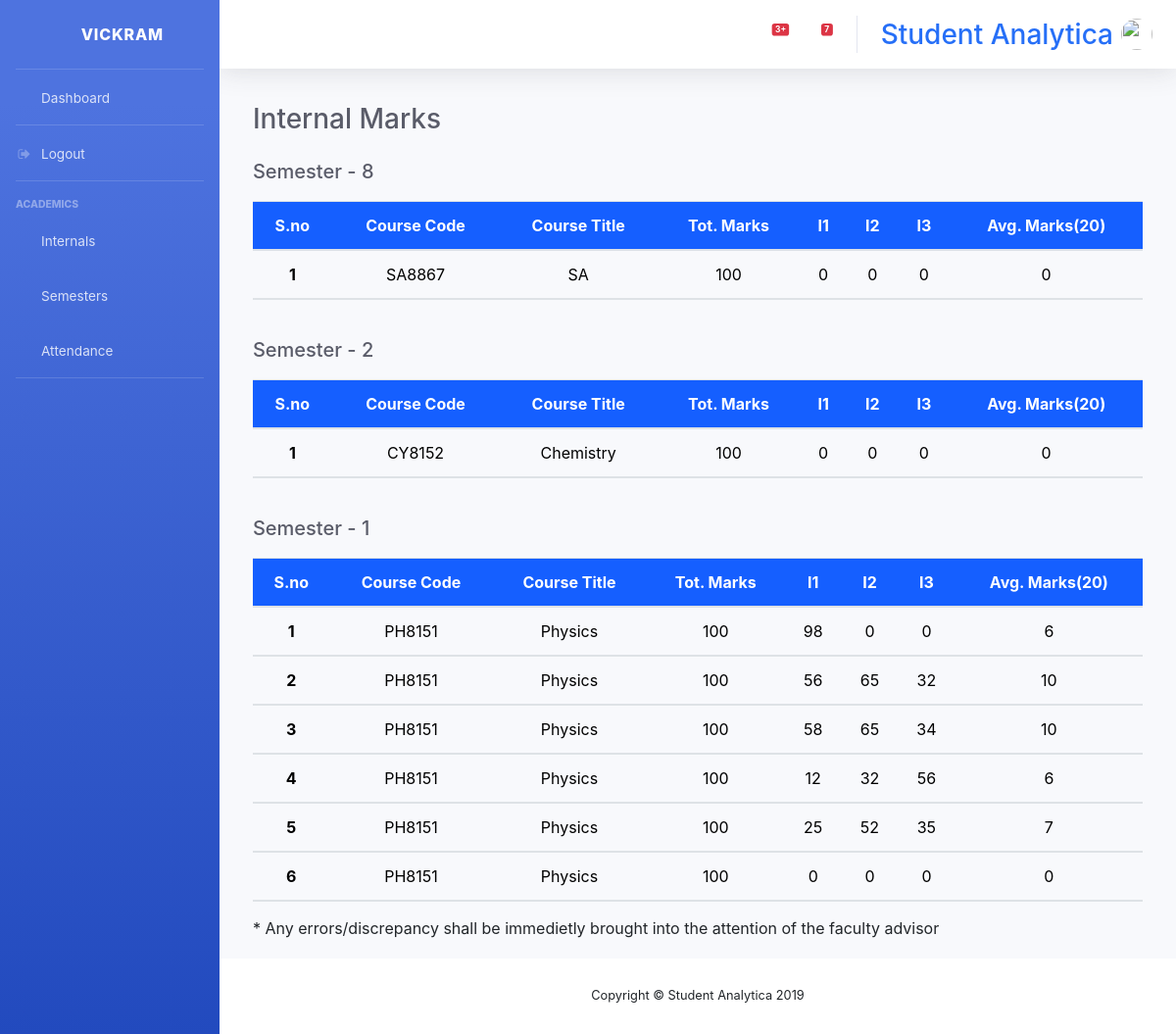
The app's page /academics/internals/ (signed in), older data.
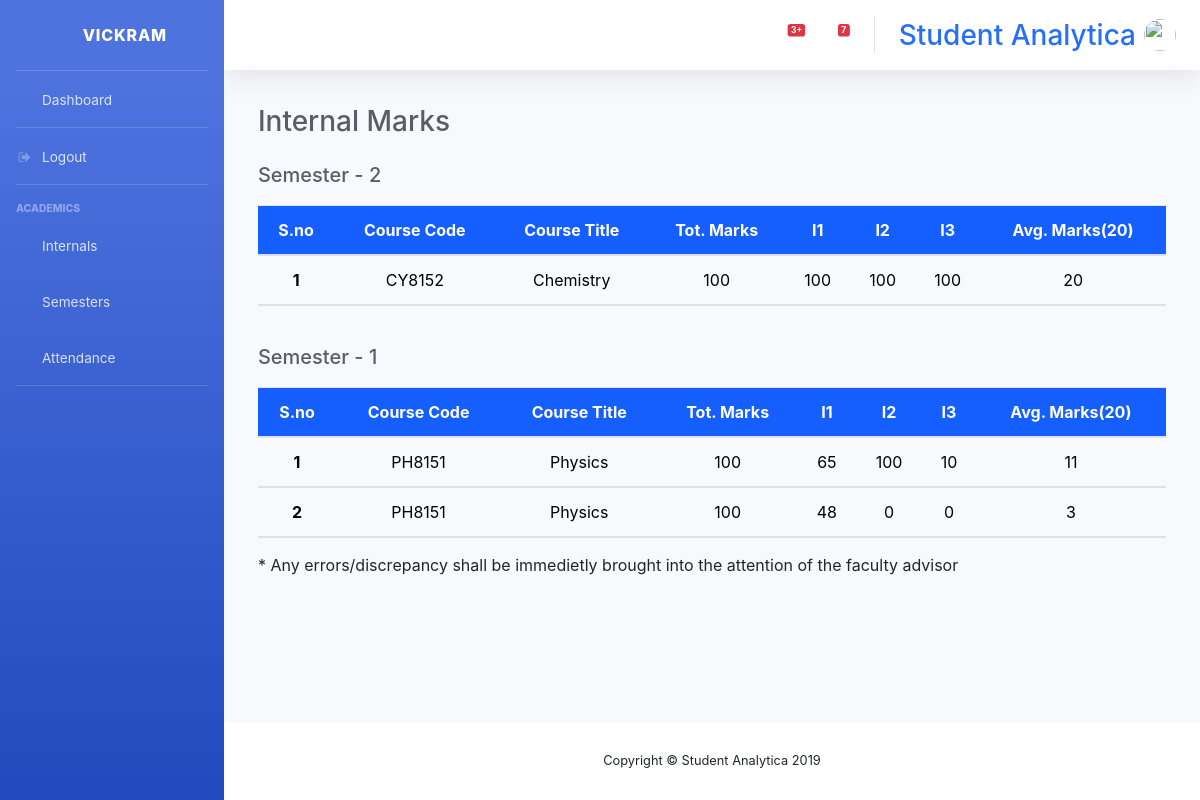
The same page, newer data.
### console/models.py (models this page shows, shortened)
class Internal(models.Model):
    student = models.ForeignKey(User, on_delete=models.CASCADE)
    subject = models.ForeignKey(Subject, on_delete=models.CASCADE)
    marks1 = models.IntegerField(default=0)
    marks2 = models.IntegerField(default=0)
    marks3 = models.IntegerField(default=0)
    marks = models.IntegerField(default=100)
    marksob = models.IntegerField(default=0)

class Subject(models.Model):
    CRED = (('1','1'),('2','2'),('3','3'),('4','4'),('5','5'),('6','6'))
    SEM = (('1','1'),('2','2'),('3','3'),('4','4'),('5','5'),('6','6'),('7','7'),('8','8'))
    subname = models.CharField(max_length=100)
    subcode = models.CharField(max_length=7)
    subcred = models.CharField(max_length=1, choices=CRED, default='1')
    sem = models.CharField(max_length=1, choices=SEM, default='1')

### console/views.py (the view)
# urls.py: path('academics/internals/', views.internals, name='internals'),
def internals(request):
    if request.user.is_staff:
        formset = modelformset_factory(Internal, fields=('student','marks1','marks2','marks3'), extra=0)
        search = request.GET.get('subject-query')
        if request.method == "POST":
            forms=formset(request.POST)
            if forms.is_valid():
                forms.save()
                return redirect('assigned_class')
        forms = formset(queryset=(Internal.objects.filter(subject__subcode=search)))
        return render(request, 'console/academics/internals.html',{'forms':forms})
    else:
        context={
            'internals1': Internal.objects.filter(student__username=request.user.username).filter(subject__sem=1),
            'internals2': Internal.objects.filter(student__username=request.user.username).filter(subject__sem=2),
            'internals3': Internal.objects.filter(student__username=request.user.username).filter(subject__sem=3),
            'internals4': Internal.objects.filter(student__username=request.user.username).filter(subject__sem=4),
            'internals5': Internal.objects.filter(student__username=request.user.username).filter(subject__sem=5),
            'internals6': Internal.objects.filter(student__username=request.user.username).filter(subject__sem=6),
            'internals7': Internal.objects.filter(student__username=request.user.username).filter(subject__sem=7),
            'internals8': Internal.objects.filter(student__username=request.user.username).filter(subject__sem=8),
        }
        return render(request, 'student/academics/internals.html',context)

### console/templates/student/academics/internals.html (shortened to what this page needs)
{% extends "base.html" %}
{% block content %}
<link rel="stylesheet" href="https://maxcdn.bootstrapcdn.com/bootstrap/4.0.0/css/bootstrap.min.css">
<link rel="stylesheet" href="https://cdnjs.cloudflare.com/ajax/libs/font-awesome/4.7.0/css/font-awesome.min.css">
<div style="padding: 2%">
    <h1 class="h3 mb-0 text-gray-800">Internal Marks</h1>
    <div class="table-responsive">
    {% for internal in internals8 %}
    {% if forloop.counter == 1 %}
    <table class="table" style="margin-top: 2%">
        <br>
        <h5 class="h5 mb-0 text-gray-800">Semester - {{internal.subject.sem}}</h5>
        <thead class="thead" style="background-color: rgb(21, 95, 255); color: white; text-align: center;">
            <tr>
            <th scope="col">S.no</th>
            <th scope="col">Course Code</th>
            <th scope="col">Course Title</th>
            <th scope="col">Tot. Marks</th>
            <th scope="col">I1</th>
            <th scope="col">I2</th>
            <th scope="col">I3</th>
            <th scope="col">Avg. Marks(20)</th>
            </tr>
        </thead>
    {% endif %}
        <tbody style="text-align: center; color: black">
            <tr>
            <th scope="row">{{forloop.counter}}</th>
            <td>{{internal.subject.subcode}}</td>
            <td>{{internal.subject.subname}}</td>
            <td>{{internal.marks}}</td>
            <td>{{internal.marks1}}</td>
            <td>{{internal.marks2}}</td>
            <td>{{internal.marks3}}</td>
            <td>{{internal.marksob}}</td>
            </tr>
        </tbody>
    {% endfor %}
    </table>
    </div>
    <div class="table-responsive">
    {% for internal in internals2 %}
    {% if forloop.counter == 1 %}
    <table class="table" style="margin-top: 2%">
        <br>
        <h5 class="h5 mb-0 text-gray-800">Semester - {{internal.subject.sem}}</h5>
        <thead class="thead" style="background-color: rgb(21, 95, 255); color: white; text-align: center;">
            <tr>
            <th scope="col">S.no</th>
            <th scope="col">Course Code</th>
            <th scope="col">Course Title</th>
            <th scope="col">Tot. Marks</th>
            <th scope="col">I1</th>
            <th scope="col">I2</th>
            <th scope="col">I3</th>
            <th scope="col">Avg. Marks(20)</th>
            </tr>
        </thead>
    {% endif %}
        <tbody style="text-align: center; color: black">
            <tr>
            <th scope="row">{{forloop.counter}}</th>
            <td>{{internal.subject.subcode}}</td>
            <td>{{internal.subject.subname}}</td>
            <td>{{internal.marks}}</td>
            <td>{{internal.marks1}}</td>
            <td>{{internal.marks2}}</td>
            <td>{{internal.marks3}}</td>
            <td>{{internal.marksob}}</td>
            </tr>
        </tbody>
    {% endfor %}
    </table>
    </div>
    <div class="table-responsive">
    {% for internal in internals1 %}
    {% if forloop.counter == 1 %}
    <table class="table" style="margin-top: 2%">
        <br>
        <h5 class="h5 mb-0 text-gray-800">Semester - {{internal.subject.sem}}</h5>
        <thead class="thead" style="background-color: rgb(21, 95, 255); color: white; text-align: center;">
            <tr>
            <th scope="col">S.no</th>
            <th scope="col">Course Code</th>
            <th scope="col">Course Title</th>
            <th scope="col">Tot. Marks</th>
            <th scope="col">I1</th>
            <th scope="col">I2</th>
            <th scope="col">I3</th>
            <th scope="col">Avg. Marks(20)</th>
            </tr>
        </thead>
    {% endif %}
        <tbody style="text-align: center; color: black">
            <tr>
            <th scope="row">{{forloop.counter}}</th>
            <td>{{internal.subject.subcode}}</td>
            <td>{{internal.subject.subname}}</td>
            <td>{{internal.marks}}</td>
            <td>{{internal.marks1}}</td>
            <td>{{internal.marks2}}</td>
            <td>{{internal.marks3}}</td>
            <td>{{internal.marksob}}</td>
            </tr>
        </tbody>
    {% endfor %}
    </table>
    </div>
    <span>* Any errors/discrepancy shall be immedietly brought into the attention of the faculty advisor</span>
</div>
{% endblock content %}

### console/templates/base.html (shortened to what this page needs)
{% load staticfiles %}
<!DOCTYPE html>
<html lang="en">
<head>
  <link href="{% static 'vendor/fontawesome-free/css/all.min.css' %}" rel="stylesheet" type="text/css">
  <link rel="stylesheet" href="https://cdnjs.cloudflare.com/ajax/libs/font-awesome/4.7.0/css/font-awesome.min.css">
  <link href="{% static 'css/sb-admin-2.min.css' %}" rel="stylesheet">
</head>
<body id="page-top">
  <div id="wrapper">
    <ul class="navbar-nav bg-gradient-primary sidebar sidebar-dark accordion" id="accordionSidebar">
      <a class="sidebar-brand d-flex align-items-center justify-content-center" href="">
        <div class="sidebar-brand-icon rotate-n-15">
          <i class="fas fa-laugh-wink"></i>
        </div>
        <div class="sidebar-brand-text mx-3">{{user.username}}</div>
      </a>
      <hr class="sidebar-divider my-0">
      <li class="nav-item">
        <a class="nav-link" href="{% url 'home' %}">
          <i class="fas fa-fw fa-tachometer-alt"></i>
          <span>Dashboard</span>
        </a>
      </li>
      <hr class="sidebar-divider my-0">
      <li class="nav-item">
        <a class="nav-link" href="{% url 'logout' %}">
          <i class="fa fa-fw fa-sign-out"></i>
          <span>Logout</span>
        </a>
      </li>
      <hr class="sidebar-divider">
      <div class="sidebar-heading">
        Academics
      </div>
      <li class="nav-item">
        <a class="nav-link collapsed" href="{% url 'assigned_class' %}">
          <i class="fas fa-fw fa-file-alt"></i>
          <span>Internals</span>
        </a>
      </li>
      <li class="nav-item">
        <a class="nav-link" href="{% url 'assigned_sem' %}">
          <i class="far fa-fw fa-copy"></i>
          <span>Semesters</span></a>
      </li>
      <li class="nav-item">
        <a class="nav-link" href="#">
          <i class="fas fa-fw fa-chart-area"></i>
          <span>Attendance</span></a>
      </li>
      <hr class="sidebar-divider d-none d-md-block">
    </ul>
    <div id="content-wrapper" class="d-flex flex-column">
      <div id="content">
        <nav class="navbar navbar-expand navbar-light bg-white topbar mb-3 static-top shadow">
          <ul class="navbar-nav ml-auto">
            <li class="nav-item dropdown no-arrow mx-1">
              <a class="nav-link dropdown-toggle" href="#" id="alertsDropdown" role="button" data-toggle="dropdown" aria-haspopup="true" aria-expanded="false">
                <span class="badge badge-danger badge-counter">3+</span>
              </a>
            </li>
            <li class="nav-item dropdown no-arrow mx-1">
              <a class="nav-link dropdown-toggle" href="#" id="messagesDropdown" role="button" data-toggle="dropdown" aria-haspopup="true" aria-expanded="false">
                <i class="fas fa-envelope fa-fw"></i>
                <span class="badge badge-danger badge-counter">7</span>
              </a>
            </li>
            <li class="nav-item">
              <a class="nav-link">
                <h3 class="mr-2 d-none d-lg-inline active" style="color: rgb(38, 111, 247); padding-top:10px">Student Analytica</h3>
                <img class="img-profile rounded-circle" src="{% static '{{user.profile.image}}' %}">
              </a>
            </li>
          </ul>
        </nav>
        <div class="container-fluid">
            {% block content %}
            {% endblock content %}
        </div>
      </div>
      <footer class="sticky-footer bg-white">
        <div class="container my-auto">
          <div class="copyright text-center my-auto">
            <span>Copyright &copy; Student Analytica 2019</span>
          </div>
        </div>
      </footer>
    </div>
  </div>
</body>
</html>

Row changes from the older to the newer data that the page shows:
removed Internal: subject.sem "8", subject.subcode "SA8867", subject.subname "SA", marks "100", marks1 "0", marks2 "0", marks3 "0", marksob "0", shown under "Internal Marks"
removed Internal: subject.sem "2", subject.subcode "CY8152", subject.subname "Chemistry", marks "100", marks1 "0", marks2 "0", marks3 "0", marksob "0"
removed Internal: subject.sem "1", subject.subcode "PH8151", subject.subname "Physics", marks "100", marks1 "98", marks2 "0", marks3 "0", marksob "6"
removed Internal: subject.subcode "PH8151", subject.subname "Physics", marks "100", marks1 "56", marks2 "65", marks3 "32", marksob "10"
removed Internal: subject.subcode "PH8151", subject.subname "Physics", marks "100", marks1 "58", marks2 "65", marks3 "34", marksob "10"
removed Internal: subject.subcode "PH8151", subject.subname "Physics", marks "100", marks1 "12", marks2 "32", marks3 "56", marksob "6"
removed Internal: subject.subcode "PH8151", subject.subname "Physics", marks "100", marks1 "25", marks2 "52", marks3 "35", marksob "7"
removed Internal: subject.subcode "PH8151", subject.subname "Physics", marks "100", marks1 "0", marks2 "0", marks3 "0", marksob "0"
added Internal: subject.sem "2", subject.subcode "CY8152", subject.subname "Chemistry", marks "100", marks1 "100", marks2 "100", marks3 "100", marksob "20", shown under "Internal Marks"
added Internal: subject.sem "1", subject.subcode "PH8151", subject.subname "Physics", marks "100", marks1 "65", marks2 "100", marks3 "10", marksob "11"
added Internal: subject.subcode "PH8151", subject.subname "Physics", marks "100", marks1 "48", marks2 "0", marks3 "0", marksob "3"
